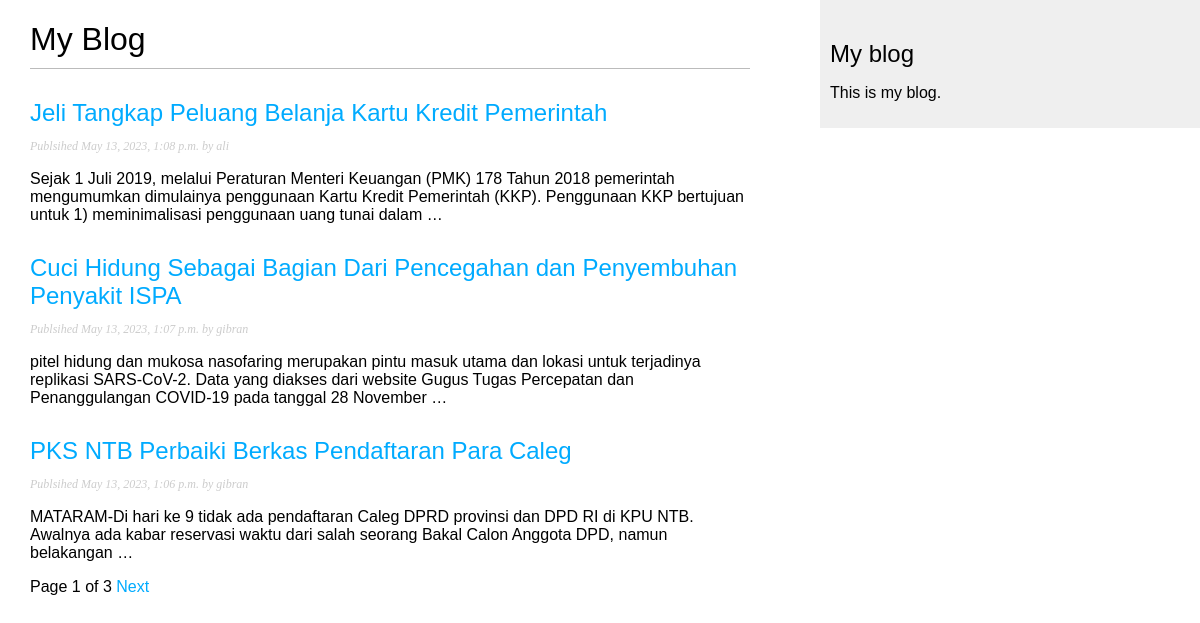
Screenshot of /blog/ with the database file from the repository.
### blog/models.py (models this page shows, shortened)
class Post(models.Model):
    class Status(models.TextChoices):
        DRAFT= 'DF','Draft'
        PUBLISHED = 'PB','Published'
    title = models.CharField(max_length=250)
    slug = models.SlugField(max_length=250, unique_for_date='publish')
    author = models.ForeignKey(User, on_delete=models.CASCADE, related_name='blog_posts')
    body = models.TextField()
    publish = models.DateTimeField(default=timezone.now)
    created = models.DateTimeField(auto_created=True)
    updated = models.DateTimeField(auto_now=True)
    status = models.CharField(max_length=2, choices=Status.choices, default=Status.DRAFT)
    objects = models.Manager()
    published = PublishManager()
    class Meta:
        ordering = ['-publish']
        indexes = [
            models.Index(fields=['-publish'])
        ]
    def get_absolute_url(self):
        return reverse('blog:post_detail', args=[
            self.publish.year,
            self.publish.month,
            self.publish.day,
            self.slug
        ])

### blog/views.py (the view)
# urls.py: path('', views.post_list, name='post_list'),
def post_list(request):
    post_list = Post.published.all()
    paginator = Paginator(post_list, 3)
    page_number = request.GET.get('page',1)
    try:
        posts = paginator.page(page_number)
    except PageNotAnInteger:
        posts = paginator.page(1)
    except EmptyPage:
        posts = paginator.page(paginator.num_pages)
    return render(request,'blog/post/list.html',{'posts':posts})

### blog/models.py (called while the page is built)
    def get_queryset(self):
        return super().get_queryset().filter(status=Post.Status.PUBLISHED)

### blog/templates/blog/post/list.html (shortened to what this page needs)
{% extends "blog/base.html" %}
{% block content %}
    <h1>My Blog </h1>
    {% for post in posts %}
    <h2>
        <a href="{{ post.get_absolute_url }}">{{ post.title }}</a>
    </h2>
        <p class="date">
            Publsihed {{ post.publish }} by {{ post.author }}
        </p>
        {{ post.body|truncatewords:30|linebreaks}}
    {% endfor %}
    {% include 'pagination.html' with page=posts %}
{% endblock%}

### blog/static/css/blog.css (style rules this page uses)
body { margin:0; padding:0; font-family:helvetica, sans-serif; }
a { color:#00abff; text-decoration:none; }
h1 { font-weight:normal; border-bottom:1px solid #bbb; padding:0 0 10px 0; }
h2 { font-weight:normal; margin:30px 0 0; }
p.date { color:#ccc; font-family: georgia, serif; font-size: 12px; font-style: italic; }

### rows the page displays
Post: title "Jeli Tangkap Peluang Belanja Kartu Kredit Pemerintah", publish "May 13, 2023, 1:08 p.m.", author "ali", body "Sejak 1 Juli 2019, melalui Peraturan Menteri Keuangan (PMK) 178 Tahun 2018 pemerintah mengumumkan dimulainya penggunaan Kartu Kredit Pemerintah (KKP). Penggunaan KKP bertujuan untuk 1) meminimalisasi penggunaan uang tunai dalam …"
Post: title "Cuci Hidung Sebagai Bagian Dari Pencegahan dan Penyembuhan Penyakit ISPA", publish "May 13, 2023, 1:07 p.m.", author "gibran", body "pitel hidung dan mukosa nasofaring merupakan pintu masuk utama dan lokasi untuk terjadinya replikasi SARS-CoV-2. Data yang diakses dari website Gugus Tugas Percepatan dan Penanggulangan COVID-19 pada tanggal 28 November …"
Post: title "PKS NTB Perbaiki Berkas Pendaftaran Para Caleg", publish "May 13, 2023, 1:06 p.m.", author "gibran", body "MATARAM-Di hari ke 9 tidak ada pendaftaran Caleg DPRD provinsi dan DPD RI di KPU NTB. Awalnya ada kabar reservasi waktu dari salah seorang Bakal Calon Anggota DPD, namun belakangan …"

### other values shown
{{ page.number }} "1"
{{ page.paginator.num_pages }} "3"
